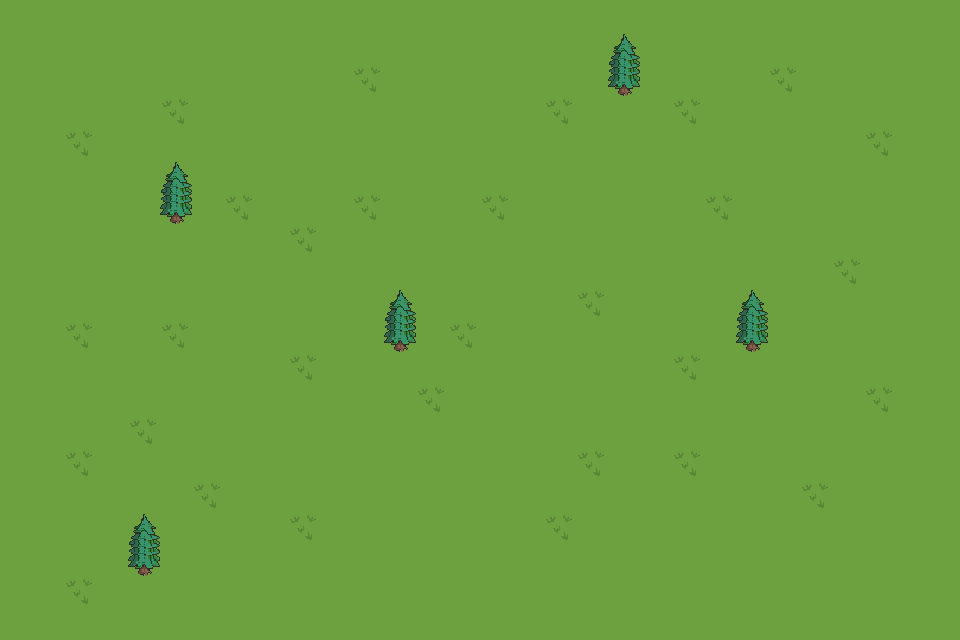

A level layout from a 2D game, rendered from its tile map. Below: a short description, then the map file with its tile-grid data intact:
An orthogonal 30x20 tile map with 32x32 px tiles, 3 tile layers (Tile Layer 1, Tile Layer 2, collision) and 3 objects.

<map version="1.9" tiledversion="1.9.2" orientation="orthogonal" renderorder="right-down" width="30" height="20" tilewidth="32" tileheight="32" infinite="0" nextlayerid="6" nextobjectid="1">
 <tileset firstgid="1" name="tilemap" tilewidth="32" tileheight="32" tilecount="81" columns="9">
  <image source="tilemap.png" width="300" height="300" />
  <tile id="9">
   <objectgroup draworder="index" id="2">
    <object id="1" x="11.875" y="13.375" width="11.25" height="18.25" />
   </objectgroup>
  </tile>
  <tile id="18">
   <objectgroup draworder="index" id="4">
    <object id="8" x="8" y="0.5" width="18" height="21.375" />
    <object id="10" x="12.625" y="22.375" width="7.625" height="7.875" />
   </objectgroup>
  </tile>
 </tileset>
 <layer id="1" name="Tile Layer 1" width="30" height="20" locked="1">
  <data encoding="csv">
1,1,1,1,1,1,1,1,1,1,1,1,1,1,1,1,1,1,1,1,1,1,1,1,1,1,1,1,1,1,
1,1,1,1,1,1,1,1,1,1,1,1,1,1,1,1,1,1,1,1,1,1,1,1,1,1,1,1,1,1,
1,1,1,1,1,1,1,1,1,1,1,1,1,1,1,1,1,1,1,1,1,1,1,1,1,1,1,1,1,1,
1,1,1,1,1,1,1,1,1,1,1,1,1,1,1,1,1,1,1,1,1,1,1,1,1,1,1,1,1,1,
1,1,1,1,1,1,1,1,1,1,1,1,1,1,1,1,1,1,1,1,1,1,1,1,1,1,1,1,1,1,
1,1,1,1,1,1,1,1,1,1,1,1,1,1,1,1,1,1,1,1,1,1,1,1,1,1,1,1,1,1,
1,1,1,1,1,1,1,1,1,1,1,1,1,1,1,1,1,1,1,1,1,1,1,1,1,1,1,1,1,1,
1,1,1,1,1,1,1,1,1,1,1,1,1,1,1,1,1,1,1,1,1,1,1,1,1,1,1,1,1,1,
1,1,1,1,1,1,1,1,1,1,1,1,1,1,1,1,1,1,1,1,1,1,1,1,1,1,1,1,1,1,
1,1,1,1,1,1,1,1,1,1,1,1,1,1,1,1,1,1,1,1,1,1,1,1,1,1,1,1,1,1,
1,1,1,1,1,1,1,1,1,1,1,1,1,1,1,1,1,1,1,1,1,1,1,1,1,1,1,1,1,1,
1,1,1,1,1,1,1,1,1,1,1,1,1,1,1,1,1,1,1,1,1,1,1,1,1,1,1,1,1,1,
1,1,1,1,1,1,1,1,1,1,1,1,1,1,1,1,1,1,1,1,1,1,1,1,1,1,1,1,1,1,
1,1,1,1,1,1,1,1,1,1,1,1,1,1,1,1,1,1,1,1,1,1,1,1,1,1,1,1,1,1,
1,1,1,1,1,1,1,1,1,1,1,1,1,1,1,1,1,1,1,1,1,1,1,1,1,1,1,1,1,1,
1,1,1,1,1,1,1,1,1,1,1,1,1,1,1,1,1,1,1,1,1,1,1,1,1,1,1,1,1,1,
1,1,1,1,1,1,1,1,1,1,1,1,1,1,1,1,1,1,1,1,1,1,1,1,1,1,1,1,1,1,
1,1,1,1,1,1,1,1,1,1,1,1,1,1,1,1,1,1,1,1,1,1,1,1,1,1,1,1,1,1,
1,1,1,1,1,1,1,1,1,1,1,1,1,1,1,1,1,1,1,1,1,1,1,1,1,1,1,1,1,1,
1,1,1,1,1,1,1,1,1,1,1,1,1,1,1,1,1,1,1,1,1,1,1,1,1,1,1,1,1,1
</data>
 </layer>
 <layer id="3" name="Tile Layer 2" width="30" height="20" locked="1">
  <data encoding="csv">
0,0,0,0,0,0,0,0,0,0,0,0,0,0,0,0,0,0,0,0,0,0,0,0,0,0,0,0,0,0,
0,0,0,0,0,0,0,0,0,0,0,0,0,0,0,0,0,0,0,0,0,0,0,0,0,0,0,0,0,0,
0,0,0,0,0,0,0,0,0,0,0,2,0,0,0,0,0,0,0,0,0,0,0,0,2,0,0,0,0,0,
0,0,0,0,0,2,0,0,0,0,0,0,0,0,0,0,0,2,0,0,0,2,0,0,0,0,0,0,0,0,
0,0,2,0,0,0,0,0,0,0,0,0,0,0,0,0,0,0,0,0,0,0,0,0,0,0,0,2,0,0,
0,0,0,0,0,0,0,0,0,0,0,0,0,0,0,0,0,0,0,0,0,0,0,0,0,0,0,0,0,0,
0,0,0,0,0,0,0,2,0,0,0,2,0,0,0,2,0,0,0,0,0,0,2,0,0,0,0,0,0,0,
0,0,0,0,0,0,0,0,0,2,0,0,0,0,0,0,0,0,0,0,0,0,0,0,0,0,0,0,0,0,
0,0,0,0,0,0,0,0,0,0,0,0,0,0,0,0,0,0,0,0,0,0,0,0,0,0,2,0,0,0,
0,0,0,0,0,0,0,0,0,0,0,0,0,0,0,0,0,0,2,0,0,0,0,0,0,0,0,0,0,0,
0,0,2,0,0,2,0,0,0,0,0,0,0,0,2,0,0,0,0,0,0,0,0,0,0,0,0,0,0,0,
0,0,0,0,0,0,0,0,0,2,0,0,0,0,0,0,0,0,0,0,0,2,0,0,0,0,0,0,0,0,
0,0,0,0,0,0,0,0,0,0,0,0,0,2,0,0,0,0,0,0,0,0,0,0,0,0,0,2,0,0,
0,0,0,0,2,0,0,0,0,0,0,0,0,0,0,0,0,0,0,0,0,0,0,0,0,0,0,0,0,0,
0,0,2,0,0,0,0,0,0,0,0,0,0,0,0,0,0,0,2,0,0,2,0,0,0,0,0,0,0,0,
0,0,0,0,0,0,2,0,0,0,0,0,0,0,0,0,0,0,0,0,0,0,0,0,0,2,0,0,0,0,
0,0,0,0,0,0,0,0,0,2,0,0,0,0,0,0,0,2,0,0,0,0,0,0,0,0,0,0,0,0,
0,0,0,0,0,0,0,0,0,0,0,0,0,0,0,0,0,0,0,0,0,0,0,0,0,0,0,0,0,0,
0,0,2,0,0,0,0,0,0,0,0,0,0,0,0,0,0,0,0,0,0,0,0,0,0,0,0,0,0,0,
0,0,0,0,0,0,0,0,0,0,0,0,0,0,0,0,0,0,0,0,0,0,0,0,0,0,0,0,0,0
</data>
 </layer>
 <layer id="5" name="collision" width="30" height="20">
  <data encoding="csv">
0,0,0,0,0,0,0,0,0,0,0,0,0,0,0,0,0,0,0,0,0,0,0,0,0,0,0,0,0,0,
0,0,0,0,0,0,0,0,0,0,0,0,0,0,0,0,0,0,0,10,0,0,0,0,0,0,0,0,0,0,
0,0,0,0,0,0,0,0,0,0,0,0,0,0,0,0,0,0,0,19,0,0,0,0,0,0,0,0,0,0,
0,0,0,0,0,0,0,0,0,0,0,0,0,0,0,0,0,0,0,0,0,0,0,0,0,0,0,0,0,0,
0,0,0,0,0,0,0,0,0,0,0,0,0,0,0,0,0,0,0,0,0,0,0,0,0,0,0,0,0,0,
0,0,0,0,0,10,0,0,0,0,0,0,0,0,0,0,0,0,0,0,0,0,0,0,0,0,0,0,0,0,
0,0,0,0,0,19,0,0,0,0,0,0,0,0,0,0,0,0,0,0,0,0,0,0,0,0,0,0,0,0,
0,0,0,0,0,0,0,0,0,0,0,0,0,0,0,0,0,0,0,0,0,0,0,0,0,0,0,0,0,0,
0,0,0,0,0,0,0,0,0,0,0,0,0,0,0,0,0,0,0,0,0,0,0,0,0,0,0,0,0,0,
0,0,0,0,0,0,0,0,0,0,0,0,10,0,0,0,0,0,0,0,0,0,0,10,0,0,0,0,0,0,
0,0,0,0,0,0,0,0,0,0,0,0,19,0,0,0,0,0,0,0,0,0,0,19,0,0,0,0,0,0,
0,0,0,0,0,0,0,0,0,0,0,0,0,0,0,0,0,0,0,0,0,0,0,0,0,0,0,0,0,0,
0,0,0,0,0,0,0,0,0,0,0,0,0,0,0,0,0,0,0,0,0,0,0,0,0,0,0,0,0,0,
0,0,0,0,0,0,0,0,0,0,0,0,0,0,0,0,0,0,0,0,0,0,0,0,0,0,0,0,0,0,
0,0,0,0,0,0,0,0,0,0,0,0,0,0,0,0,0,0,0,0,0,0,0,0,0,0,0,0,0,0,
0,0,0,0,0,0,0,0,0,0,0,0,0,0,0,0,0,0,0,0,0,0,0,0,0,0,0,0,0,0,
0,0,0,0,10,0,0,0,0,0,0,0,0,0,0,0,0,0,0,0,0,0,0,0,0,0,0,0,0,0,
0,0,0,0,19,0,0,0,0,0,0,0,0,0,0,0,0,0,0,0,0,0,0,0,0,0,0,0,0,0,
0,0,0,0,0,0,0,0,0,0,0,0,0,0,0,0,0,0,0,0,0,0,0,0,0,0,0,0,0,0,
0,0,0,0,0,0,0,0,0,0,0,0,0,0,0,0,0,0,0,0,0,0,0,0,0,0,0,0,0,0
</data>
 </layer>
</map>
